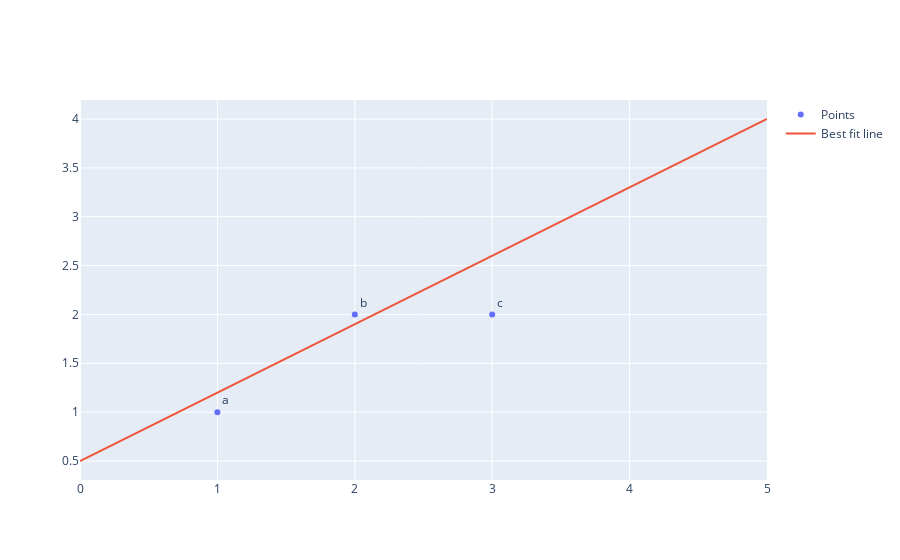

Notebook code cell kept with this figure:
### Markdown cell above
## Least Squares

### Code cell
import plotly.figure_factory as ff
import numpy as np
import plotly.graph_objects as go

xs = np.array([1, 2, 3])
ys = np.array([1, 2, 2])

xs1 = np.array([0, 5])
ys1 = np.array([0.5, 4])

fig = go.Figure(go.Scatter(x=xs, y=ys, 
                mode='markers+text', 
                text=['a', 'b', 'c'], 
                textposition="top right",
                name='Points'))

fig.add_trace(go.Scatter(x=xs1, y=ys1,
                            mode='lines',
                            name='Best fit line'))

fig.show()

### Figure 1 — Plotly figure (JSON) as saved in the notebook; plotly's stock layout.template omitted (floating-point values rounded to 4 significant figures)
{"data": [{"mode": "markers+text", "name": "Points", "text": ["a", "b", "c"], "textposition": "top right", "type": "scatter", "x": [1, 2, 3], "y": [1, 2, 2]}, {"mode": "lines", "name": "Best fit line", "type": "scatter", "x": [0, 5], "y": [0.5, 4]}], "layout": {}}
